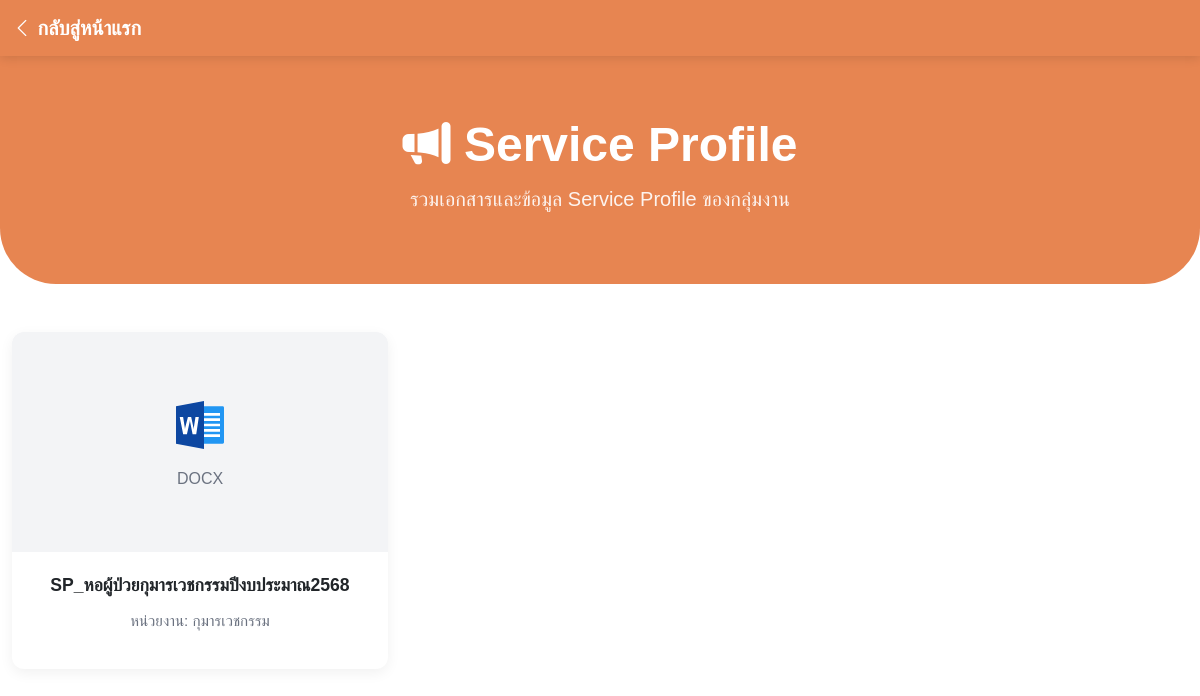
Screenshot of /service_profile.php with the database file from the repository.
### tables this page shows
CREATE TABLE IF NOT EXISTS `department_contents` (
  `id` int NOT NULL AUTO_INCREMENT,
  `department_id` int NOT NULL,
  `section` varchar(50) NOT NULL,
  `title` varchar(255) NOT NULL,
  `content` text,
  `file_name` text,
  `link_url` varchar(500) DEFAULT NULL,
  `sort_order` int NOT NULL DEFAULT '0',
  `created_at` timestamp NULL DEFAULT CURRENT_TIMESTAMP,
  PRIMARY KEY (`id`),
  KEY `idx_department_section` (`department_id`,`section`)
);

CREATE TABLE IF NOT EXISTS `departments` (
  `id` int NOT NULL AUTO_INCREMENT,
  `name` varchar(255) NOT NULL,
  `link_url` varchar(255) DEFAULT NULL,
  PRIMARY KEY (`id`)
);

### service_profile.php (the view, shortened to what this page needs)
<?php
require_once 'connect.php';
$dept_id = (int)($_GET['dept_id'] ?? 0);
$backUrl = $dept_id > 0 ? 'department.php?id=' . $dept_id : 'index.php';
$backLabel = $dept_id > 0 ? 'กลับสู่หน้ากลุ่มงาน' : 'กลับสู่หน้าแรก';
$department_name = '';
$stmt = $conn->prepare("SELECT dc.*, d.name AS department_name FROM department_contents dc LEFT JOIN departments d ON d.id = dc.department_id WHERE dc.section IN ('service_profile', 'Service Profile')" . ($dept_id > 0 ? ' AND dc.department_id = :department_id' : '') . " ORDER BY d.name ASC, dc.sort_order ASC, dc.id DESC");
$params = [];
$stmt->execute($params);
$service_profile_items = $stmt->fetchAll(PDO::FETCH_ASSOC);
function parseServiceProfileFiles($fileData) {
    $decoded = json_decode($fileData, true);
    return is_string($fileData) ? [$fileData] : [];
}
function renderServiceProfilePreview($fileName) {
    $safeFile = htmlspecialchars($fileName);
    $path = 'uploads/' . $safeFile;
    $ext = strtolower(pathinfo($fileName, PATHINFO_EXTENSION));
    if (in_array($ext, ['doc', 'docx'])) {
        return '<a href="' . $path . '" class="service-profile-preview-action" download>
                    <div class="service-profile-file-box">
                        <svg xmlns="http://www.w3.org/2000/svg" viewBox="0 0 48 48" width="64" height="64">
                            <path fill="#2196F3" d="M41,10H25v28h16c0.553,0,1-0.447,1-1V11C42,10.447,41.553,10,41,10z"/>
                            <path fill="#FFFFFF" d="M25 15.001H39V17H25zM25 19H39V21H25zM25 23.001H39V25.001H25zM25 27H39V29H25zM25 31H39V33.001H25z"/>
                            <path fill="#0D47A1" d="M27 42L6 38 6 10 27 6z"/>
                            <path fill="#FFFFFF" d="M21.167,31.012H18.45l-1.802-8.988c-0.098-0.477-0.155-0.996-0.174-1.560h-0.049c-0.016,0.448-0.094,0.976-0.232,1.560l-2.001,8.988h-2.827l-2.569-13h2.537l1.261,7.810c0.055,0.368,0.095,0.830,0.127,1.375h0.038c0.023-0.424,0.089-0.895,0.197-1.424l1.994-7.761h2.429l1.705,7.888c0.058,0.275,0.100,0.723,0.127,1.349h0.042c0.018-0.498,0.059-0.951,0.127-1.349l1.219-7.888h2.514L21.167,31.012z"/>
                        </svg>
                        <div class="file-ext">DOCX</div>
                    </div>
                </a>';
    }
    $display = strlen($safeFile) > 60 ? substr($safeFile, 0, 40) . '...' . substr($safeFile, -10) : $safeFile;
    return '<a href="' . $path . '" class="service-profile-preview-action" download>
                <div class="service-profile-file-box"><i class="bi bi-file-earmark-text"></i><span>' . $display . '</span></div>
            </a>';
}
function renderServiceProfilePreviews($files) {
    if (count($files) === 1) {
        return renderServiceProfilePreview($files[0]);
    }
    $html = '<div class="service-profile-file-gallery" style="position:relative;">';
    $html .= '</div>';
    return $html;
}
?>
<!DOCTYPE html>
<html lang="th">
<head>
    <link href="https://cdn.jsdelivr.net/npm/bootstrap@5.3.3/dist/css/bootstrap.min.css" rel="stylesheet">
    <link rel="stylesheet" href="https://cdn.jsdelivr.net/npm/bootstrap-icons@1.11.0/font/bootstrap-icons.css">
    <link rel="stylesheet" href="style.css">
    <link rel="stylesheet" href="service_profile.css">
</head>
<body>
<nav class="navbar navbar-custom sticky-top">
    <div class="container">
        <a class="navbar-brand" href="<?= htmlspecialchars($backUrl) ?>"><i class="bi bi-chevron-left"></i> <?= htmlspecialchars($backLabel) ?></a>
    </div>
</nav>
<section class="hero-section">
    <div class="container">
        <h1><i class="bi bi-megaphone-fill"></i> Service Profile</h1>
        <?php if (!empty($department_name)): ?>
            <p class="lead mb-0"><?= htmlspecialchars($department_name) ?> - โรงพยาบาลปากช่องนานา</p>
        <?php else: ?>
            <p class="lead mb-0">รวมเอกสารและข้อมูล Service Profile ของกลุ่มงาน</p>
        <?php endif; ?>
    </div>
</section>
<main class="container mb-5">
    <?php if(empty($service_profile_items)): ?>
        <div class="empty-section">ยังไม่มีข้อมูล Service Profile</div>
    <?php else: ?>
        <div class="row g-4">
            <?php foreach($service_profile_items as $item):
                $fileNames = parseServiceProfileFiles($item['file_name'] ?? '');
            ?>
                <div class="col-md-6 col-xl-4">
                    <article class="card service-profile-card h-100">
                        <div style="position:relative;">
                            <div class="service-profile-preview">
                                <?= renderServiceProfilePreviews($fileNames) ?>
                            </div>
                        </div>
                        <div class="card-body text-center">
                            <div class="service-profile-card-title"><?= htmlspecialchars($item['title']) ?></div>
                            <?php if(!empty($item['department_name'])): ?>
                                <div class="service-profile-meta">หน่วยงาน: <?= htmlspecialchars($item['department_name']) ?></div>
                            <?php endif; ?>
                        </div>
                    </article>
                </div>
            <?php endforeach; ?>
        </div>
    <?php endif; ?>
</main>
</body>
</html>

### style.css (style rules this page uses)
:root { --hospital-orange: #fd873e; --hospital-orange-active: #fd873e; --btn-edit-yellow: #ffc643; --btn-delete-red: #df707b; --modal-btn-cancel-bg: #ffffff; --modal-btn-cancel-border: #6c757d; --modal-btn-cancel-text: #495057; --modal-btn-cancel-hover-bg: #f8f9fa; }
body { font-family: sans-serif; }
:root { --hosp-orange: #e78551; --hosp-orange-dark: #bd7a43; --hosp-text-dark: #495057; }
body { font-family: 'Sarabun', sans-serif, Arial; color: var(--hosp-text-dark); background-color: #ffffff; }
@media (min-width: 1200px) { .container { max-width: 1600px !important; } }
html, body { max-width: 100%; overflow-x: hidden; }

### service_profile.css (style rules this page uses)
:root { --dept-orange: #e78551; --dept-orange-dark: #b86c2e; --dept-bg: #fcf8f5; --dept-text: #2d3748; }
body { background: var(--bg-page); color: var(--text-primary); font-family: 'Sarabun', 'Kanit', Arial, sans-serif; }
.navbar-custom { background: var(--hosp-orange); box-shadow: 0 2px 10px rgba(0, 0, 0, .12); }
.navbar-custom .navbar-brand, .navbar-custom .nav-link { color: #fff; font-weight: 600; }
.hero-section { background: var(--hosp-orange); color: #fff; padding: 60px 16px 70px; border-radius: 0 0 56px 56px; text-align: center; margin-bottom: 48px; }
.hero-section h1 { font-size: clamp(28px, 4vw, 48px); font-weight: 700; }
.hero-section p { color: rgba(255, 255, 255, .9); margin-top: 10px; }
.service-profile-card { border: 0; border-radius: 12px; overflow: hidden; box-shadow: 0 4px 14px rgba(0, 0, 0, .06); background: #fff; transition: transform 0.2s ease; display: flex; flex-direction: column; }
.service-profile-card .card-body { display: flex; flex-direction: column; justify-content: center; align-items: center; text-align: center; padding: 1.25rem; flex: 1; border-top: none !important; box-shadow: none !important; }
.service-profile-card .service-profile-preview + .card-body, .service-profile-card .service-profile-preview, .service-profile-card .service-profile-preview::before, .service-profile-card .service-profile-preview::after, .service-profile-card .card-body::before, .service-profile-card .card-body::after { border-top: none !important; border-bottom: none !important; box-shadow: none !important; background-clip: padding-box !important; content: none !important; display: block !important; height: auto !important; }
.service-profile-preview { width: 100%; height: 220px; background: #fdfdfd; display: flex; justify-content: center; align-items: center; overflow: hidden; }
.service-profile-preview-action, .service-profile-pdf-preview { display: flex; width: 100%; height: 100%; align-items: center; justify-content: center; color: inherit; text-decoration: none; background: #fdfdfd; overflow: hidden; }
.service-profile-preview img, .service-profile-file-box { width: 100%; height: 100%; }
.service-profile-file-box { width: 100%; height: 100%; min-height: 220px; display: flex; flex-direction: column; align-items: center; justify-content: center; gap: 10px; padding: 24px; color: #6b7280; background: #f3f4f6; }
.service-profile-card-title { font-size: 1.1rem; font-weight: 700; margin-bottom: 0.75rem; }
.service-profile-meta { color: #6b7280; margin-bottom: 1rem; font-size: 0.95rem; }

### rows the page displays
department_contents: title "SP_หอผู้ป่วยกุมารเวชกรรมปีงบประมาณ2568", department.name "กุมารเวชกรรม"

### other values shown
$backLabel "กลับสู่หน้าแรก"
